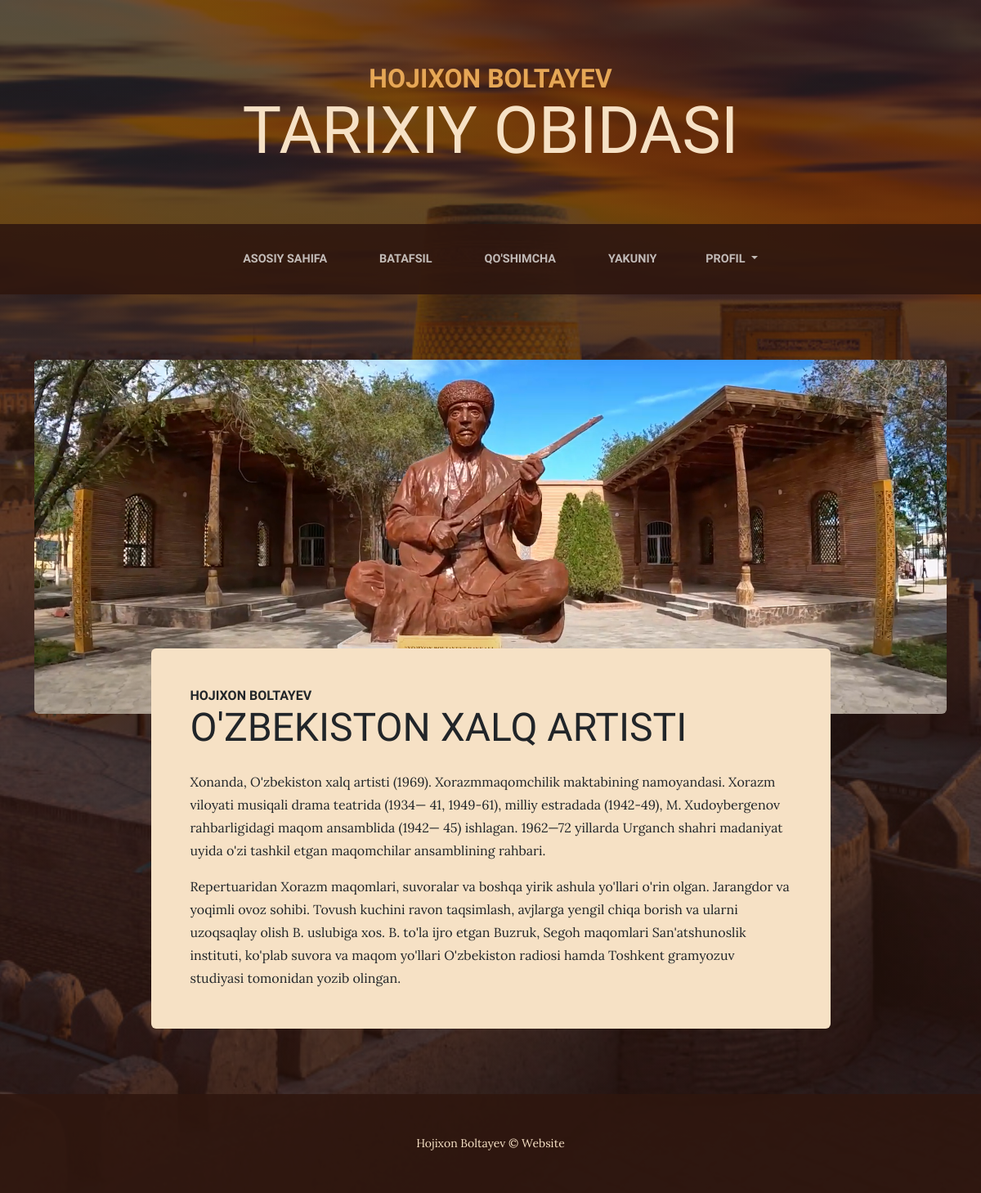
The page /about/ on the database its author committed.
### main/models.py (models this page shows, shortened)
class Site(models.Model):
    title = models.CharField(max_length=100, verbose_name='nomi')
    icon = models.ImageField(upload_to='images/', verbose_name='belgisi')
    name = models.CharField(verbose_name='ismi', max_length=100)
    description = models.CharField(verbose_name='qisqacha', max_length=100)
    page1 = models.CharField(max_length=100, verbose_name='1-sahifa')
    page2 = models.CharField(max_length=100, verbose_name='2-sahifa')
    page3 = models.CharField(max_length=100, verbose_name='3-sahifa')
    page4 = models.CharField(max_length=100, verbose_name='4-sahifa')
    permission = models.CharField(max_length=200, verbose_name='izoh qoldirish uchun')
    class Meta:
        verbose_name = "Web sayt"
        verbose_name_plural = "Web sayt"

class Biografiya(models.Model):
    name = models.CharField(max_length=100, verbose_name='ismi')
    description = models.CharField(max_length=100, verbose_name='qisqacha')
    bio = models.TextField(verbose_name="ma'lumot")
    add = models.TextField(verbose_name="qo'shimcha", blank=True, null=True)
    image = models.ImageField(upload_to='images/', verbose_name='rasm')
    class Meta:
        verbose_name = '2-sahifa'
        verbose_name_plural = '2-sahifa'

### main/views.py (the view)
# urls.py: path('about/', AboutView, name='about'),
def AboutView(request):
    site = Site.objects.first()
    about = Biografiya.objects.first()
    return render(request, 'about.html', {'about': about, 'site': site})

### templates/about.html (shortened to what this page needs)
{% load static %}
<!DOCTYPE html>
<html lang="en">
    <head>
        <link href="{% static 'style.css' %}" rel="stylesheet" />
    </head>
    <body>
        <header>
            <h1 class="site-heading text-center text-faded d-none d-lg-block">
                <span class="site-heading-upper text-primary mb-3">{{ site.name }}</span>
                <span class="site-heading-lower">{{ site.description }}</span>
            </h1>
        </header>
        <nav class="navbar navbar-expand-lg navbar-dark py-lg-4" id="mainNav">
            <div class="container">
                <div class="collapse navbar-collapse" id="navbarSupportedContent">
                    <ul class="navbar-nav mx-auto">
                        <li class="nav-item px-lg-4"><a class="nav-link text-uppercase" href="{% url 'index' %}">{{ site.page1 }}</a></li>
                        <li class="nav-item px-lg-4"><a class="nav-link text-uppercase" href="{% url 'about' %}">{{ site.page2 }}</a></li>
                        <li class="nav-item px-lg-4"><a class="nav-link text-uppercase" href="{% url 'products' %}">{{ site.page3 }}</a></li>
                        <li class="nav-item px-lg-4"><a class="nav-link text-uppercase" href="{% url 'store' %}">{{ site.page4 }}</a></li>
                        <li style="margin-left: 20px;" class="nav-item dropdown">
                            <a class="nav-link dropdown-toggle" href="#" id="navbarDropdown" role="button" data-bs-toggle="dropdown" aria-expanded="false">
                                PROFIL
                            </a>
                        </li>
                    </ul>
                </div>
            </div>
        </nav>
        <section class="page-section about-heading">
            <div class="container">
                <img class="img-fluid rounded about-heading-img mb-3 mb-lg-0" src="{{ about.image.url }}" alt="..." />
                <div class="about-heading-content">
                    <div class="row">
                        <div class="col-xl-9 col-lg-10 mx-auto">
                            <div class="bg-faded rounded p-5">
                                <h2 class="section-heading mb-4">
                                    <span class="section-heading-upper">{{ about.name }}</span>
                                    <span class="section-heading-lower">{{ about.description }}</span>
                                </h2>
                                <p>{{ about.bio }}</p>
                                <p class="mb-0">
                                    {{ about.add }}
                                </p>
                            </div>
                        </div>
                    </div>
                </div>
            </div>
        </section>
        <footer class="footer text-faded text-center py-5">
            <div class="container"><p class="m-0 small">{{ site.title }} &copy; Website</p></div>
        </footer>
    </body>
</html>

### rows shown on the page
Site: name "HOJIXON BOLTAYEV", description "TARIXIY OBIDASI", page1 "ASOSIY SAHIFA", page2 "BATAFSIL", page3 "QO'SHIMCHA", page4 "YAKUNIY", title "Hojixon Boltayev"
Biografiya: image (picture), name "HOJIXON BOLTAYEV", description "O'ZBEKISTON XALQ ARTISTI", bio "Xonanda, O'zbekiston xalq artisti (1969). Xorazmmaqomchilik maktabining namoyandasi. Xorazm viloyati musiqali drama teatrida (1934— 41, 1949-61), milliy estradada (1942-49), M. Xudoybergenov rahbarligidagi maqom ansamblida (1942— 45) ishlagan. 1962—72 yillarda Urganch shahri madaniyat uyida o'zi tashkil etgan maqomchilar ansamblining rahbari.", add "Repertuaridan Xorazm maqomlari, suvoralar va boshqa yirik ashula yo'llari o'rin olgan. Jarangdor va yoqimli ovoz sohibi. Tovush kuchini ravon taqsimlash, avjlarga yengil chiqa borish va ularni uzoqsaqlay olish B. uslubiga xos. B. to'la ijro etgan Buzruk, Segoh maqomlari San'atshunoslik instituti, ko'plab suvora va maqom yo'llari O'zbekiston radiosi hamda Toshkent gramyozuv studiyasi tomonidan yozib olingan."
